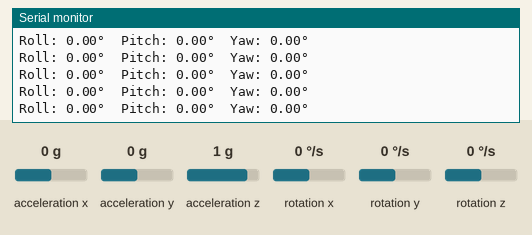
Recording of a sketch running on a simulated ESP32. Parts: the last lines printed to the serial monitor. Inputs (shaded band) come from the test bench; at power-on: acceleration x 0 g, acceleration y 0 g, acceleration z 1 g, rotation z 0 °/s, rotation x 0 °/s, rotation y 0 °/s.

Above: at 4.2 s.
4.3 s: acceleration x set to -1.4 g
At 4.33 s:
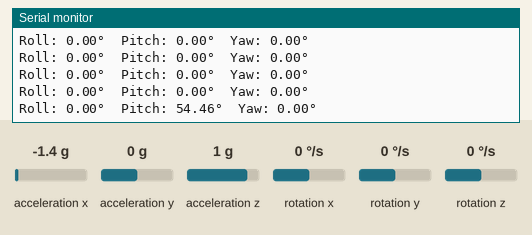
5.8 s: acceleration y set to -1.4 g
At 5.86 s:
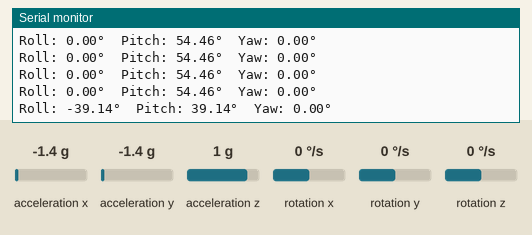
7.3 s: acceleration z set to -1.4 g
At 7.39 s:
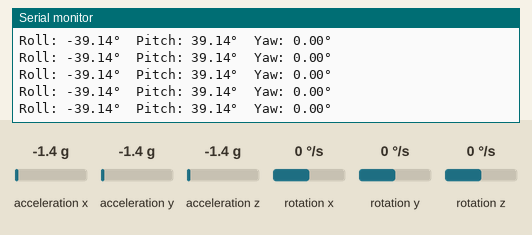
8.8 s: rotation z set to -192 °/s
At 8.82 s:
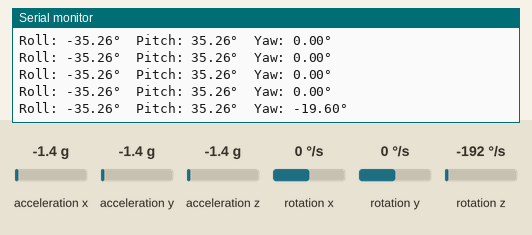
Timing chart, 0 to 11.3 s (numbered marks = the images above; inputs shaded):
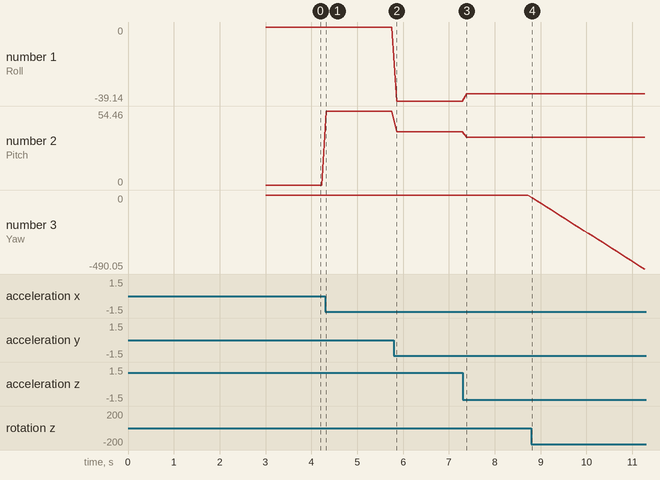

Measured:
- after the input at 4.3 s, the serial monitor: prints a new line at once (image 1)
- after the input at 5.8 s, the serial monitor: prints a new line after 0.06 s (image 2)
- after the input at 8.8 s, the serial monitor: prints a new line at once (image 4)
- plotted number 1: 0 → -39.14 after the input at 5.8 s, -39.14 → -35.26 after the input at 7.3 s
- plotted number 2: 0 → 54.46 after the input at 4.3 s, 54.46 → 39.14 after the input at 5.8 s, 39.14 → 35.26 after the input at 7.3 s
- plotted number 3: 0 → -490.05 after the input at 8.8 s

The sketch:

MPU6050_esp32.ino
```cpp
#include <Wire.h>
#include <MPU6050_tockn.h>

MPU6050 mpu6050(Wire);

void setup() {
    Serial.begin(115200);
    Wire.begin();
    mpu6050.begin();
    mpu6050.calcGyroOffsets(true); // Calibrate the gyro
}

void loop() {
    mpu6050.update();

    float accX = mpu6050.getAccAngleX(); // Roll angle
    float accY = mpu6050.getAccAngleY(); // Pitch angle
    float gyroZ = mpu6050.getGyroAngleZ(); // Yaw angle

    Serial.print("Roll: ");
    Serial.print(accX);
    Serial.print("°	Pitch: ");
    Serial.print(accY);
    Serial.print("°	Yaw: ");
    Serial.print(gyroZ);
    Serial.println("°");

    delay(100);
}
```
